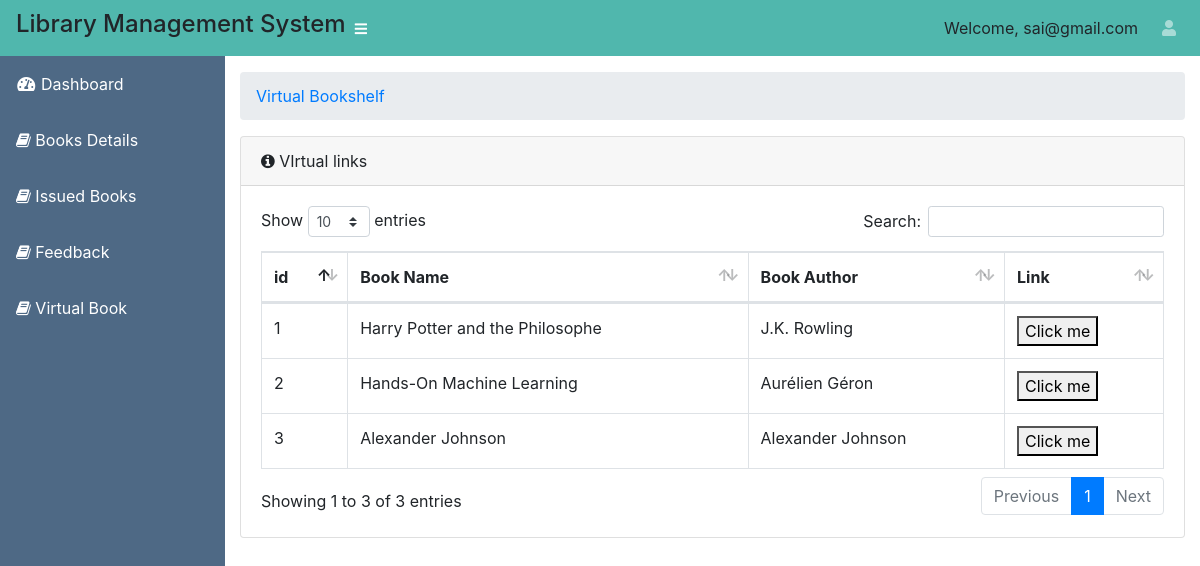
The page /library_management/virtualbookshelf.php (signed in) on the database its author committed.
### tables this page shows
CREATE TABLE `tbl_book` (
  `id` int(11) NOT NULL,
  `book_name` longtext NOT NULL,
  `isbnno` varchar(2500) NOT NULL,
  `author` varchar(2500) NOT NULL,
  `publisher` text NOT NULL,
  `price` varchar(250) NOT NULL,
  `quantity` varchar(250) NOT NULL,
  `place` text NOT NULL,
  `category` varchar(250) NOT NULL,
  `availability` tinyint(4) NOT NULL COMMENT '1=available, 0=not available',
  `created_at` timestamp NOT NULL DEFAULT current_timestamp() ON UPDATE current_timestamp(),
  `virtual_link` varchar(5000) NOT NULL
);

### library_management/virtualbookshelf.php (the view, shortened to what this page needs)
<?php
include ('connection.php');
?>
<?php include('include/header.php'); ?>
    <div id="wrapper">
        <?php include('include/side-bar.php'); ?>
        <div id="content-wrapper">
            <div class="container-fluid">
                <ol class="breadcrumb">
                    <li class="breadcrumb-item">
                        <a href="#">Virtual Bookshelf</a>
                    </li>
                </ol>
                <div class="card mb-3">
                    <div class="card-header">
                        <i class="fa fa-info-circle"></i>
                        VIrtual links</div>
                        <div class="card-body">
                        <div class="table-responsive">
                            <table class="table table-bordered" id="dataTable" width="100%" cellspacing="0">
                                <thead>
                                                                                        <tr>
                                                                                                <th> id </th>
                                                                                                <th>Book Name</th>
                                                                                                <th>Book Author</th>
                                                                                                 <th>Link</th>
                                                                                                  </tr>
                                        </thead>
                                        <tbody>
                                            <?php
                         $select_query = mysqli_query($conn, "select * from tbl_book");
                                        $sn = 1;
                                        while($row = mysqli_fetch_array($select_query))
                                        {
                                            ?>
                                            <tr>
                                                <td><?php echo $sn; ?></td>
                                                <td><?php echo $row['book_name']; ?></td>
                                                <td><?php echo $row['author']; ?></td>
                                                 <td><a href=<?php echo $row['virtual_link']; ?>><button>Click me</button></a></td>
                                                                               <?php  ?>   </tr>
                                                                 <?php $sn++; } ?>
                                                  </tbody>
                                    </table>
            </div>
            </div>
            </div>
<?php include('include/footer.php'); ?>

### rows shown on the page
tbl_book: book_name "Harry Potter and the Philosophe", author "J.K. Rowling"
tbl_book: book_name "Hands-On Machine Learning", author "Aurélien Géron"
tbl_book: book_name "Alexander Johnson", author "Alexander Johnson"

### other values the page prints
$name "sai@gmail.com"
